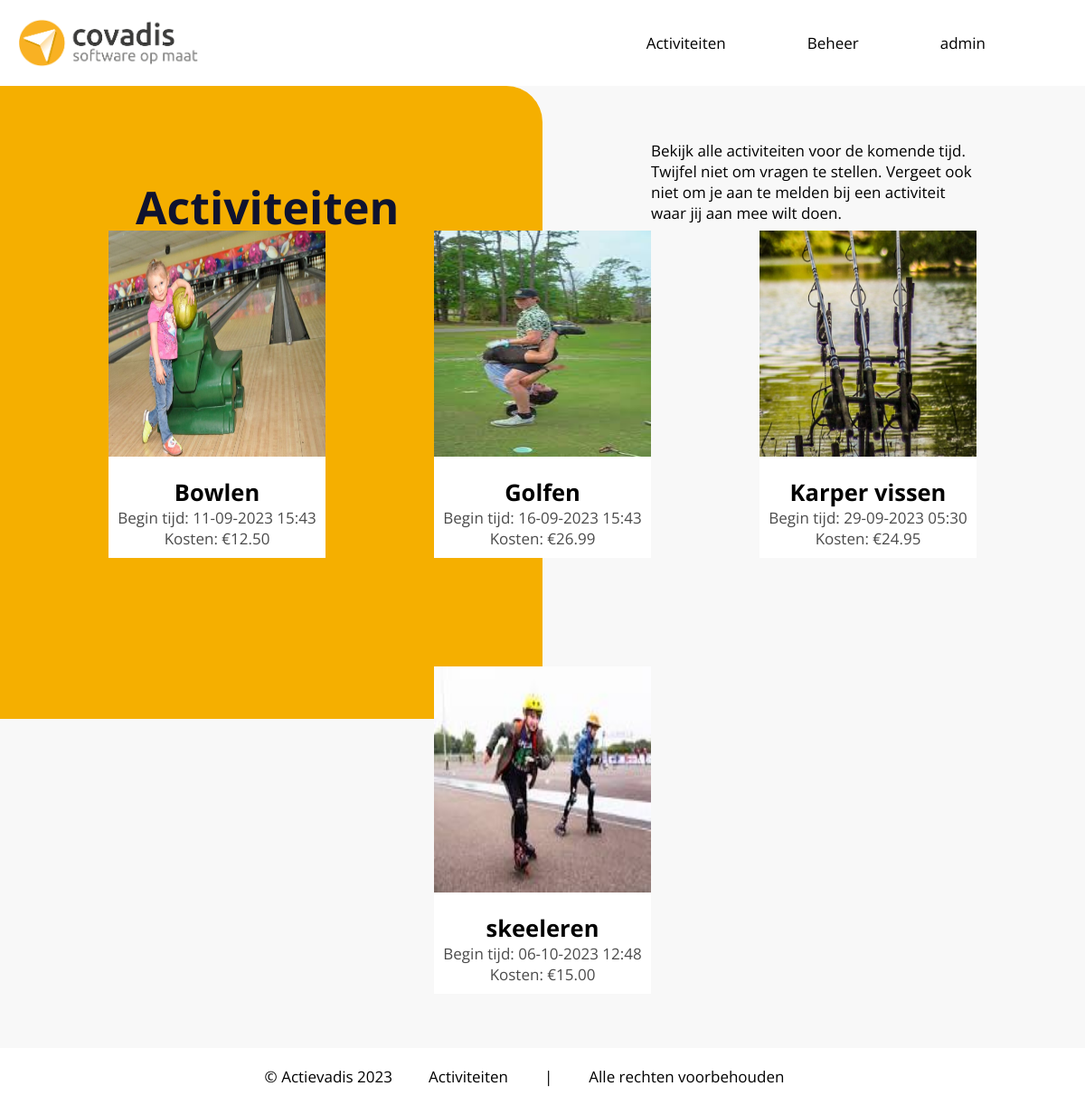
Screenshot of /Pages/Activities/overview.php (signed in) with the database file from the repository.
### tables this page shows
CREATE TABLE `user` (
  `id` int(25) NOT NULL,
  `username` varchar(60) NOT NULL,
  `password` varchar(100) NOT NULL,
  `admin` tinyint(1) NOT NULL,
  `email` varchar(60) NOT NULL
);

CREATE TABLE `activity` (
  `id` int(11) NOT NULL,
  `name` varchar(60) NOT NULL,
  `location` varchar(255) NOT NULL,
  `food` tinyint(1) NOT NULL,
  `price` double NOT NULL,
  `description` varchar(255) NOT NULL,
  `image` varchar(30) NOT NULL,
  `startTime` datetime NOT NULL,
  `endTime` datetime NOT NULL
);

### Database/databaseFunctions.php (called while the page is built, shortened)
<?php
function db_connect(){
    $servername = "localhost";
    $username   = "root";
    $password   = "";
    $dbname     = "actievadis";
    $mysqli = new mysqli($servername, $username, $password, $dbname);
    return $mysqli;
}
function db_getData($query){
    $mysqli = db_connect();
    $result = $mysqli->query($query);
    return $result;
}
?>

### Database/userFunctions.php (called while the page is built, shortened)
<?php
require_once ("databaseFunctions.php");
require_once ("../../Class/User.php");
function getUserById($id)
{
    $result = db_getData("SELECT * FROM user WHERE id = '$id'");
    return $result;
}
?>

### Class/User.php (called while the page is built, shortened)
<?php
class user {
    private $username;
    private $admin;
    function __construct($sqlResult = null)
    {
        try {
            if ($sqlResult)
            {
                $userArr = $sqlResult->fetch_row();
                $this->username = $userArr[1];
                $this->admin = $userArr[4];
            } else {
                return $this;
            }
        } catch (\Throwable $th) {
            echo "Error: ".$th;
        }
    }
    public function getUsername()
    {
        return $this->username;
    }
    public function getAdmin()
    {
        return $this->admin;
    }
}

### Database/activityFunctions.php (called while the page is built, shortened)
<?php
require_once "databaseFunctions.php";
function getAllActivities()
{
    return db_getData("SELECT * FROM activity");
}
?>

### Class/HandyFunctions.php (called while the page is built, shortened)
<?php
function formateDate($date)
    {
        return date("d-m-Y H:i", strtotime($date));
    }
?>

### Pages/Activities/overview.php (the view, shortened to what this page needs)
<?php
include "../../Database/activityFunctions.php";
include "../General/header.php";
require_once "../../Class/HandyFunctions.php";
?>
<html>
<head>
    <link rel="stylesheet" href="../../Css/overview.css">
</head>
<body>
    <div class="container">
        <div class="topContent">
            <div class="colorBackground">
                <h1 class="titleh1">Activiteiten</h1>
            </div>
            <div class="rightSide">
                <div class="rightTopText">
                    <p>Bekijk alle activiteiten voor de komende tijd. Twijfel niet om vragen te stellen. Vergeet ook niet om je aan te melden bij een activiteit waar jij aan mee wilt doen.</p>
                </div>
            </div>
        </div>
        <div class="containerCards">
            <div class="activityCards">
                <?php
                $activities = getAllActivities();
                while ($activityData = $activities->fetch_assoc()) {
                ?>
                    <div class="card" id="<?php echo $activityData['id'] ?>">
                        <img src="../../Images/<?php echo $activityData['image'] ?>" />
                        <div class="cardText">
                            <h2><?php echo $activityData['name'] ?></h2>
                            <p>Begin tijd: <?php echo formateDate($activityData['startTime']); ?></p>
                            <p>Kosten: <?php echo "€" . number_format((float)$activityData['price'], 2, '.', '') ?></p>
                        </div>
                    </div>
                <?php
                }
                ?>
            </div>
        </div>
    </div>
</body>
<?php include "../General/footer.php" ?>
</html>

### Pages/General/header.php (shortened to what this page needs)
<?php
include ('../../Database/userFunctions.php');
include "../../Class/HandyFunctions.php";
?>
<htlm>
    <link rel="stylesheet" href="../Css/header.css">
    <link rel="stylesheet" href="../../Css/header.css">
    <body>
        <div class="Header">
            <div class="Title">
                <img src="../../Images/ImgLogo.png" width="200px">
            </div>
            <nav class="Navheader">
                <ul class="MenuHeader">
                    <li class="headerli"><a href="../Activities/overview.php" class="headerA">Activiteiten</a></li>
                    <?php
                if (isset($_COOKIE['CurrUser'])) {
                    $user = new user(getUserById($_COOKIE['CurrUser']));
                    if ($user->getAdmin()) { ?>
                        <li class="headerli"><a href="../Admin/admin.php" class="headerA">Beheer</a></li>
                <?php
                    }
                }
                ?>
                         <li><a href="../Account/login.php">
                        <?php
                        if (isset($_COOKIE['CurrUser'])) {
                        ?>
                            <a href="../account/profile.php" class="headerA"><?php
                            $user = new user(getUserById($_COOKIE['CurrUser']));
                            echo $user->getUsername();
                        ?></a>
                        <?php
                        } else { ?>
                            <a href="../Account/login.php" class="headerA">Inloggen</a>
                        <?php } ?>
                    </a>
                </li>
                </ul>
            </nav>
        </div>
    </body>
</htlm>

### Css/header.css (style rules this page uses)
body { font-family: 'Open Sans', sans-serif; font-size: 17px; }
* { margin: 0; padding: 0; }
.Header { padding: 20px; display: flex; background-color: white; }
.Title { width: 30%; }
.Navheader { width: 70%; display: flex; align-items: center; justify-content: end; }
.MenuHeader { display: flex; }
.headerA { display: flex; margin-right: 50px; align-items: center; align-self: center; text-decoration: none; color: black; border: 1px white; }
.headerli { list-style: none; }

### Css/Overview.css (style rules this page uses)
:root { --color-white: #ffffff; --color-Blue: #0f132f; --color-Orange: #f5af00; }
body { background-color: #f8f8f8; }
* { margin: 0; padding: 0; }
.card h2 { text-align: center; }
.card p { text-align: center; color: rgb(75, 75, 75); }
.containerCards { display: flex; justify-content: center; flex-wrap: wrap; }
.activityCards { display: flex; flex-wrap: wrap; justify-content: center; align-content: center; width: 100%; margin-top: -600px; }
.card { margin: 5%; width: 20%; min-height: 350px; height: auto; overflow: hidden; background-color: white; }
.card img { width: 100%; height: 250px; object-fit: fill; margin-bottom: 5%; }
.cardText { width: 100%; min-height: 100px; height: auto; display: block; align-content: center; }
.colorBackground { background-color: #f5af00; width: 50%; height: 700px; border-radius: 0 40px 0 0; display: flex; }
.titleh1 { color: #0f132f; font-size: 50px; font-weight: 700; margin-left: 150px; margin-top: 100px; }
.rightSide { display: flex; width: 50%; justify-content: center; margin-top: 60px; }
.rightTopText { width: 60%; }
.topContent { display: flex; }

### Css/footer.css (style rules this page uses)
body { font-family: 'Open Sans', sans-serif; font-size: 17px; }
* { margin: 0; padding: 0; }
li { list-style: none; margin-right: 40px; }

### rows the page displays
user: username "admin"
activity: image (picture), name "Bowlen", startTime "11-09-2023 15:43", price "12.50"
activity: image (picture), name "Golfen", startTime "16-09-2023 15:43", price "26.99"
activity: image (picture), name "Karper vissen", startTime "29-09-2023 05:30", price "24.95"
activity: image (picture), name "skeeleren", startTime "06-10-2023 12:48", price "15.00"
